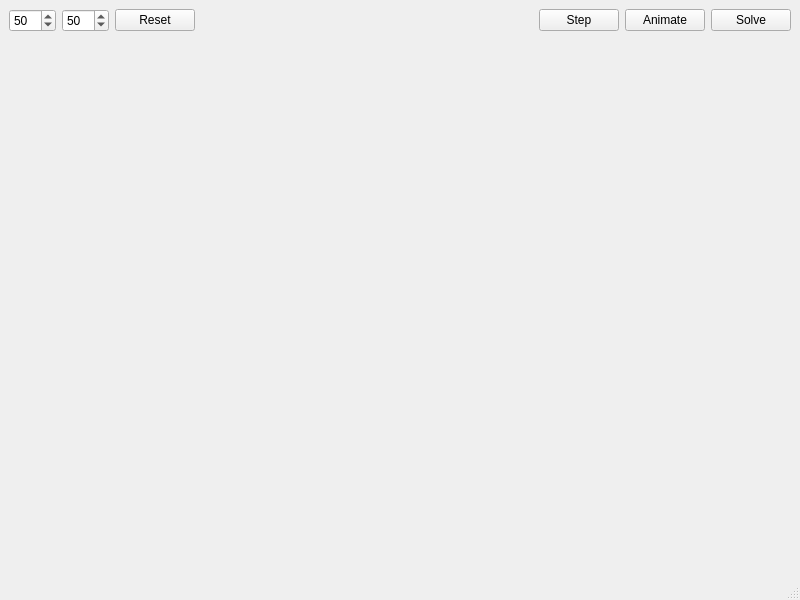
<?xml version="1.0" encoding="UTF-8"?>
<ui version="4.0">
 <class>MainWindow</class>
 <widget class="QMainWindow" name="MainWindow">
  <property name="geometry">
   <rect>
    <x>0</x>
    <y>0</y>
    <width>800</width>
    <height>600</height>
   </rect>
  </property>
  <property name="windowTitle">
   <string>MainWindow</string>
  </property>
  <widget class="QWidget" name="centralwidget">
   <layout class="QVBoxLayout" name="verticalLayout" stretch="0,1">
    <item>
     <layout class="QHBoxLayout" name="horizontalLayout">
      <item>
       <widget class="QSpinBox" name="spinBoxColumns">
        <property name="minimum">
         <number>5</number>
        </property>
        <property name="maximum">
         <number>500</number>
        </property>
        <property name="value">
         <number>50</number>
        </property>
       </widget>
      </item>
      <item>
       <widget class="QSpinBox" name="spinBoxRows">
        <property name="minimum">
         <number>5</number>
        </property>
        <property name="maximum">
         <number>500</number>
        </property>
        <property name="value">
         <number>50</number>
        </property>
       </widget>
      </item>
      <item>
       <widget class="QPushButton" name="pushButtonReset">
        <property name="text">
         <string>Reset</string>
        </property>
       </widget>
      </item>
      <item>
       <spacer name="horizontalSpacer">
        <property name="orientation">
         <enum>Qt::Horizontal</enum>
        </property>
        <property name="sizeHint" stdset="0">
         <size>
          <width>40</width>
          <height>20</height>
         </size>
        </property>
       </spacer>
      </item>
      <item>
       <widget class="QPushButton" name="pushButtonStep">
        <property name="text">
         <string>Step</string>
        </property>
       </widget>
      </item>
      <item>
       <widget class="QPushButton" name="pushButtonAnimate">
        <property name="text">
         <string>Animate</string>
        </property>
       </widget>
      </item>
      <item>
       <widget class="QPushButton" name="pushButtonSolve">
        <property name="text">
         <string>Solve</string>
        </property>
       </widget>
      </item>
     </layout>
    </item>
    <item>
     <widget class="MyWidget" name="widget" native="true"/>
    </item>
   </layout>
  </widget>
  <widget class="QMenuBar" name="menubar">
   <property name="geometry">
    <rect>
     <x>0</x>
     <y>0</y>
     <width>800</width>
     <height>22</height>
    </rect>
   </property>
  </widget>
  <widget class="QStatusBar" name="statusbar"/>
 </widget>
 <customwidgets>
  <customwidget>
   <class>MyWidget</class>
   <extends>QWidget</extends>
   <header>mywidget.h</header>
   <container>1</container>
  </customwidget>
 </customwidgets>
 <resources/>
 <connections/>
</ui>
